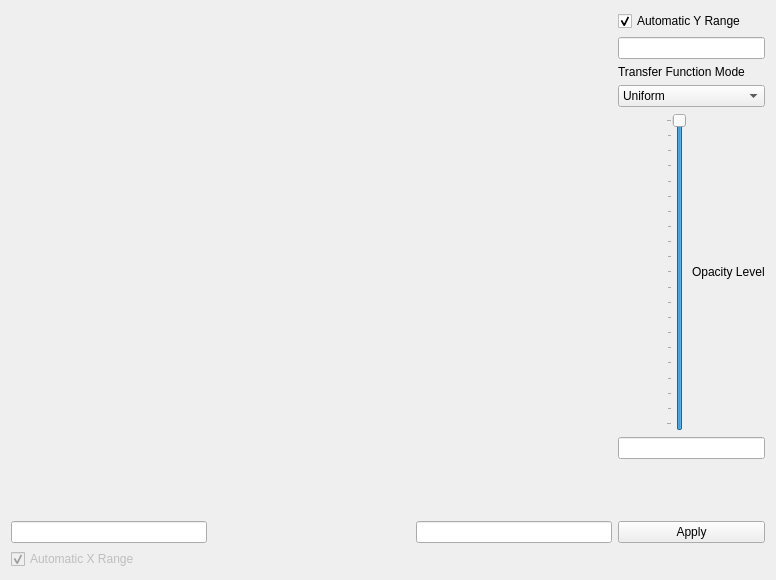
<?xml version="1.0" encoding="UTF-8"?>
<ui version="4.0">
 <class>pqTransferFunctionEditor</class>
 <widget class="QWidget" name="pqTransferFunctionEditor">
  <property name="geometry">
   <rect>
    <x>0</x>
    <y>0</y>
    <width>776</width>
    <height>580</height>
   </rect>
  </property>
  <property name="windowTitle">
   <string>Form</string>
  </property>
  <layout class="QGridLayout">
   <item row="0" column="0" rowspan="6" colspan="3">
    <widget class="Qvis2DTransferFunctionWidget" name="TransferFunction">
     <property name="sizePolicy">
      <sizepolicy hsizetype="Preferred" vsizetype="Preferred">
       <horstretch>1</horstretch>
       <verstretch>1</verstretch>
      </sizepolicy>
     </property>
     <property name="frameShape">
      <enum>QFrame::NoFrame</enum>
     </property>
     <property name="frameShadow">
      <enum>QFrame::Plain</enum>
     </property>
     <property name="lineWidth">
      <number>0</number>
     </property>
    </widget>
   </item>
   <item row="1" column="3">
    <widget class="pqDoubleEdit" name="YMax">
     <property name="focusPolicy">
      <enum>Qt::ClickFocus</enum>
     </property>
    </widget>
   </item>
   <item row="5" column="3">
    <widget class="pqDoubleEdit" name="YMin"/>
   </item>
   <item row="7" column="0">
    <widget class="pqDoubleEdit" name="XMin"/>
   </item>
   <item row="7" column="1">
    <spacer>
     <property name="orientation">
      <enum>Qt::Horizontal</enum>
     </property>
     <property name="sizeHint" stdset="0">
      <size>
       <width>271</width>
       <height>20</height>
      </size>
     </property>
    </spacer>
   </item>
   <item row="7" column="2">
    <widget class="pqDoubleEdit" name="XMax"/>
   </item>
   <item row="8" column="0" colspan="3">
    <widget class="QCheckBox" name="XRangeAuto">
     <property name="enabled">
      <bool>false</bool>
     </property>
     <property name="text">
      <string>Automatic X Range</string>
     </property>
     <property name="checked">
      <bool>true</bool>
     </property>
    </widget>
   </item>
   <item row="0" column="3">
    <widget class="QCheckBox" name="YRangeAuto">
     <property name="text">
      <string>Automatic Y Range</string>
     </property>
     <property name="checked">
      <bool>true</bool>
     </property>
    </widget>
   </item>
   <item row="3" column="3">
    <widget class="QComboBox" name="TransferFunctionMode">
     <item>
      <property name="text">
       <string>Uniform</string>
      </property>
     </item>
     <item>
      <property name="text">
       <string>Gaussian</string>
      </property>
     </item>
     <item>
      <property name="text">
       <string>Right Half Gaussian</string>
      </property>
     </item>
     <item>
      <property name="text">
       <string>Left Half Gaussian</string>
      </property>
     </item>
     <item>
      <property name="text">
       <string>Top Half Gaussian</string>
      </property>
     </item>
     <item>
      <property name="text">
       <string>Bottom Half Gaussian</string>
      </property>
     </item>
     <item>
      <property name="text">
       <string>Sine</string>
      </property>
     </item>
     <item>
      <property name="text">
       <string>Ramp Right</string>
      </property>
     </item>
     <item>
      <property name="text">
       <string>Ramp Left</string>
      </property>
     </item>
    </widget>
   </item>
   <item row="2" column="3">
    <widget class="QLabel" name="label">
     <property name="sizePolicy">
      <sizepolicy hsizetype="Preferred" vsizetype="Fixed">
       <horstretch>0</horstretch>
       <verstretch>0</verstretch>
      </sizepolicy>
     </property>
     <property name="text">
      <string>Transfer Function Mode</string>
     </property>
    </widget>
   </item>
   <item row="6" column="0" colspan="3">
    <widget class="QvisColourBar" name="ColorScale" native="true">
     <property name="sizePolicy">
      <sizepolicy hsizetype="Expanding" vsizetype="Fixed">
       <horstretch>0</horstretch>
       <verstretch>0</verstretch>
      </sizepolicy>
     </property>
     <property name="minimumSize">
      <size>
       <width>0</width>
       <height>50</height>
      </size>
     </property>
     <property name="maximumSize">
      <size>
       <width>16777215</width>
       <height>50</height>
      </size>
     </property>
     <property name="whatsThis">
      <string>This displays the color scale. The control points determine how the gradient is rendered.</string>
     </property>
    </widget>
   </item>
   <item row="7" column="3">
    <widget class="QPushButton" name="Apply">
     <property name="text">
      <string>Apply</string>
     </property>
    </widget>
   </item>
   <item row="4" column="3">
    <layout class="QHBoxLayout" name="horizontalLayout">
     <item>
      <spacer name="horizontalSpacer">
       <property name="orientation">
        <enum>Qt::Horizontal</enum>
       </property>
       <property name="sizeHint" stdset="0">
        <size>
         <width>40</width>
         <height>20</height>
        </size>
       </property>
      </spacer>
     </item>
     <item>
      <widget class="QSlider" name="OpacityLevel">
       <property name="maximum">
        <number>4999</number>
       </property>
       <property name="value">
        <number>4999</number>
       </property>
       <property name="orientation">
        <enum>Qt::Vertical</enum>
       </property>
       <property name="tickPosition">
        <enum>QSlider::TicksAbove</enum>
       </property>
       <property name="tickInterval">
        <number>250</number>
       </property>
      </widget>
     </item>
     <item>
      <widget class="QLabel" name="label_2">
       <property name="text">
        <string>Opacity Level</string>
       </property>
      </widget>
     </item>
    </layout>
   </item>
  </layout>
 </widget>
 <customwidgets>
  <customwidget>
   <class>pqDoubleEdit</class>
   <extends>QLineEdit</extends>
   <header>pqDoubleEdit.h</header>
  </customwidget>
  <customwidget>
   <class>Qvis2DTransferFunctionWidget</class>
   <extends>QFrame</extends>
   <header>Qvis2DTransferFunctionWidget.h</header>
   <container>1</container>
  </customwidget>
  <customwidget>
   <class>QvisColourBar</class>
   <extends>QWidget</extends>
   <header>QvisColourBar.h</header>
   <container>1</container>
  </customwidget>
 </customwidgets>
 <resources/>
 <connections/>
</ui>
